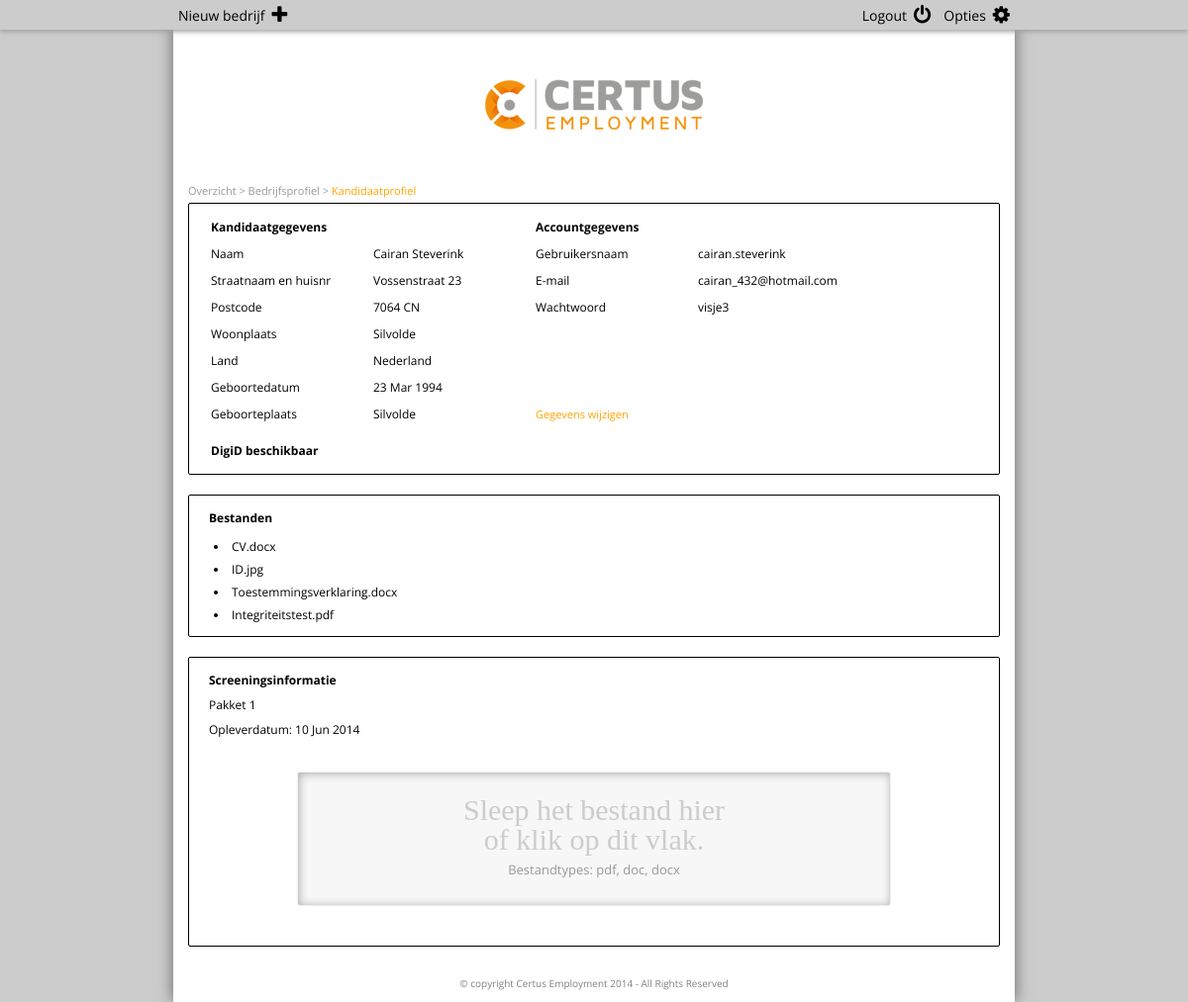
Screenshot of /admin/admin-kandidaatprofiel.php?id=4 with the database file from the repository.
### tables this page shows
CREATE TABLE IF NOT EXISTS `klant` (
  `id` int(11) NOT NULL AUTO_INCREMENT,
  `voornaam` varchar(20) NOT NULL,
  `tussenvoegsel` varchar(20) NOT NULL,
  `achternaam` varchar(20) NOT NULL,
  `geslacht` varchar(1) NOT NULL,
  `straatnaam` varchar(20) NOT NULL,
  `huisnummer` int(10) NOT NULL,
  `huistoevoeging` varchar(5) NOT NULL,
  `postcode` varchar(6) NOT NULL,
  `plaats` varchar(20) NOT NULL,
  `land` varchar(30) NOT NULL,
  `geboortedatum` date NOT NULL,
  `geboorteplaats` varchar(20) NOT NULL,
  `telnr` int(15) NOT NULL,
  `email` varchar(100) NOT NULL,
  `digid` tinyint(1) NOT NULL,
  `gebruikersnaam` varchar(30) NOT NULL,
  `wachtwoord` varchar(30) NOT NULL,
  `temppassword` tinyint(1) NOT NULL,
  `cv` varchar(100) NOT NULL,
  `identiteit` varchar(100) NOT NULL,
  `toestemming` varchar(100) NOT NULL,
  `integriteit` varchar(100) NOT NULL,
  `pakket` int(1) NOT NULL,
  `opleverdatum` date NOT NULL,
  `rapport` varchar(100) NOT NULL,
  `bedrijfid` int(11) NOT NULL,
  PRIMARY KEY (`id`)
);

### admin/admin-kandidaatprofiel.php (the view, shortened to what this page needs)
<?php
$query = "SELECT * FROM klant WHERE id = '".$_GET['id']."'";
$result = mysql_query($query);
$navquery = "SELECT k.id, k.bedrijfid, b.id FROM klant k, bedrijf b WHERE k.bedrijfid=b.id and k.id='".$_GET['id']."' ";
$navresult = mysql_query($navquery);
?>
<!DOCTYPE html>
<html>
<head>
	<link rel="stylesheet" type="text/css" href="../styles/main.css" media="screen" />
	<link rel="stylesheet" href="../font-awesome-4.0.3/css/font-awesome.min.css">
	<link href="../styles/dropzone.css" type="text/css" rel="stylesheet" />
</head>
<body>
<div id="container">
	<?php include "../toolbar-admin.php"; ?>
	<div id="wrapper">
		<div id="logo">
			<img src="../images/certus_logo.png" />
		</div>
		<?php
		while ($navrow = mysql_fetch_array($navresult)) {
		?><p id="breadcrumbs"><a href="admin-panel">Overzicht</a> > <a href="admin-bedrijfsprofiel.php?id=<?php echo $navrow['bedrijfid']; ?>">Bedrijfsprofiel</a> > <a href="#" class="activepage">Kandidaatprofiel</a></p><?php
		}?>
		<?php
		while ($row = mysql_fetch_array($result)) {
		?>
			<div class="content-block">
				<table class="profiletable">
					<tr>
						<th>Kandidaatgegevens</th>
						<th></th>
						<th>Accountgegevens</th>
					</tr>
					<tr>
						<td>Naam</td>
						<td><?php echo ucfirst($row['voornaam'])." ".ucfirst($row['achternaam']); ?></td>
						<td>Gebruikersnaam</td>
						<td><?php echo $row['gebruikersnaam']; ?></td>
					</tr>
					<tr>
						<td>Straatnaam en huisnr</td>
						<td><?php echo ucfirst($row['straatnaam'])." ".$row['huisnummer']." ".$row['huistoevoeging']; ?></td>
						<td>E-mail</td>
						<td><?php echo $row['email']; ?></td>
					</tr>
					<tr>
						<td>Postcode</td>
						<td><?php echo chunk_split(strtoupper($row['postcode']), 4, " "); ?></td>
						<td>Wachtwoord</td>
						<td><?php echo $row['wachtwoord']; ?></td>
					</tr>
					<tr>
						<td>Woonplaats</td>
						<td><?php echo ucfirst($row['plaats']); ?></td>
					</tr>
					<tr>
						<td>Land</td>
						<td><?php echo ucfirst($row['land']); ?></td>
					</tr>
					<tr>
						<td>Geboortedatum</td>
						<td><?php echo date('d M Y', strtotime($row['geboortedatum'])); ?></td>
					</tr>
					<tr>
						<td>Geboorteplaats</td>
						<td><?php echo ucfirst($row['geboorteplaats']); ?></td>
						<td><small><a href="#">Gegevens wijzigen</a></small></td>
					</tr>
					<tr>
						<td></td>
					</tr>
					<tr>
						<th colspan="2"><?php echo $row['digid'] = (empty($row['digid'])) ? "Geen DigiD beschikbaar" : "DigiD beschikbaar" ; ?></th>
					</tr>
				</table>
			</div>
			<div class="content-block">
				<p class="content-head">Bestanden</p>
				<ul class="ul-disc">
					<li>CV.docx</li>
					<li>ID.jpg</li>
					<li>Toestemmingsverklaring.docx</li>
					<li>Integriteitstest.pdf</li>
				</ul>
			</div>
			<div class="content-block">
				<p class="content-head">Screeningsinformatie</p>
				<p>Pakket <?php echo $row['pakket']; ?></p>
				<p>Opleverdatum: <?php echo date('d M Y', strtotime($row['opleverdatum'])); ?></p>
				<form action="admin-kandidaatprofiel.php" class="dropzone">
					<i class="fa" style="font-size:30px;color:#ccc;">Sleep het bestand hier <br>of klik op dit vlak.</i><br>
				 	<p class="comment">Bestandtypes: pdf, doc, docx</p>
				</form>
			</div>
		<?php
		}
		?>
		<?php include "../footer.php"; ?>
	</div>
</div>
</body>
</html>

### toolbar-admin.php (shortened to what this page needs)
<nav>
	<div class="toolbar-wrapper">
		<ul class="toolbar-list-left">
			<li class="toolbar-item"><a href="#">Nieuw bedrijf<i class="fa fa-plus"></i></a></li>
		</ul>
		<ul class="toolbar-list-right">
			<li class="toolbar-item"><a href="#">Logout<i class="fa fa-power-off"></i></a></li>
			<li class="toolbar-item"><a href="#">Opties<i class="fa fa-cog"></i></a>
			</li>
		</ul>
	</div>
</nav>

### footer.php
<div id="footer">
	<p>&copy; copyright Certus Employment <?php echo date('Y'); ?> -  All Rights Reserved</p>
</div>

### styles/main.css (style rules this page uses)
body { background: #ccc; font-family: 'Open Sans', sans-serif; font-size: 12px; }
nav { position: fixed; z-index: 2000; background: #ccc; height: 30px; width: 100%; box-shadow: 0px 2px 5px #a0a0a0; }
a { color: orange; }
table { border-collapse: collapse; }
table td, table th { font-size: 12px; padding: 5px 2px 5px 2px; }
table th { font-weight: bold; }
small { font-size: 11px; color: orange; }
.comment { color: #999999; font-size: 13px; margin-top: 2px; }
.ul-disc li { list-style: disc; }
.toolbar-wrapper { max-width: 850px; margin: auto; }
.toolbar-list-left { float: left; }
.toolbar-list-right { float: right; }
.toolbar-item { font-family: 'Open Sans', sans-serif; background: inherit; display: inline-block; border: none; height: 30px; cursor: pointer; padding: 0 5px; }
.toolbar-item a { font-size: 14px; color: black; text-decoration: none; }
.toolbar-item i { margin: 5px 0 0 7px; font-size: 20px; vertical-align: -1px; }
#breadcrumbs { color: #999; font-size: 11px; padding-left: 15px; margin-bottom: 5px; }
#breadcrumbs a { color: #999; }
#breadcrumbs .activepage { color: orange; }
#container { z-index: 1; max-width: 1600px; max-height: auto; }
#wrapper { padding-bottom: 12px; margin: 0 auto 0 auto; background: #fff; max-width: 850px; height: auto; box-shadow: 0px 0px 15px #666; }
#logo { padding: 80px 0 50px 0; text-align: center; }
.content-block { margin: 0px 15px 20px 15px; padding: 10px 20px; border: solid 1px black; border-radius: 2px; }
.content-block table { border-collapse: collapse; }
.content-block table td { font-size: 12px; padding: 5px 2px 5px 2px; }
.content-block ul { padding: 5px 0 0 20px; }
.content-block ul li { padding: 3px; }
.content-block p { padding: 4px 0; }
.content-head { color: #000; font-weight: bold; padding: 2px; }
.profiletable td { width: 160px; }
#footer { height: auto; width: 100%; margin-top: 30px; }
#footer p { width: 100%; color: grey; font-size: 10px; text-align: center; }
.dropzone, .dropzoneIMG { clear: both; margin: 30px auto 30px auto; padding: 10px; max-width: 600px; min-height: 130px!important; text-align: center; box-shadow: inset 1px 1px 10px #aaa; }

### styles/dropzone.css (style rules this page uses)
.dropzone, .dropzone *, .dropzone-previews, .dropzone-previews * { -webkit-box-sizing: border-box; -moz-box-sizing: border-box; box-sizing: border-box; }
.dropzone { position: relative; border: 1px solid rgba(0,0,0,0.08); background: rgba(0,0,0,0.02); padding: 1em; }
.dropzone.dz-clickable { cursor: pointer; }
.dropzone.dz-clickable * { cursor: default; }
.dropzone { border: 1px solid rgba(0,0,0,0.03); min-height: 360px; -webkit-border-radius: 3px; border-radius: 3px; background: rgba(0,0,0,0.03); padding: 23px; }

### rows the page displays
klant: voornaam "Cairan", achternaam "Steverink", gebruikersnaam "cairan.steverink", straatnaam "Vossenstraat", huisnummer "23", email "cairan_432@hotmail.com", postcode "7064 CN", wachtwoord "visje3", plaats "Silvolde", land "Nederland", geboortedatum "23 Mar 1994", geboorteplaats "Silvolde", digid "DigiD beschikbaar", pakket "1", opleverdatum "10 Jun 2014"
